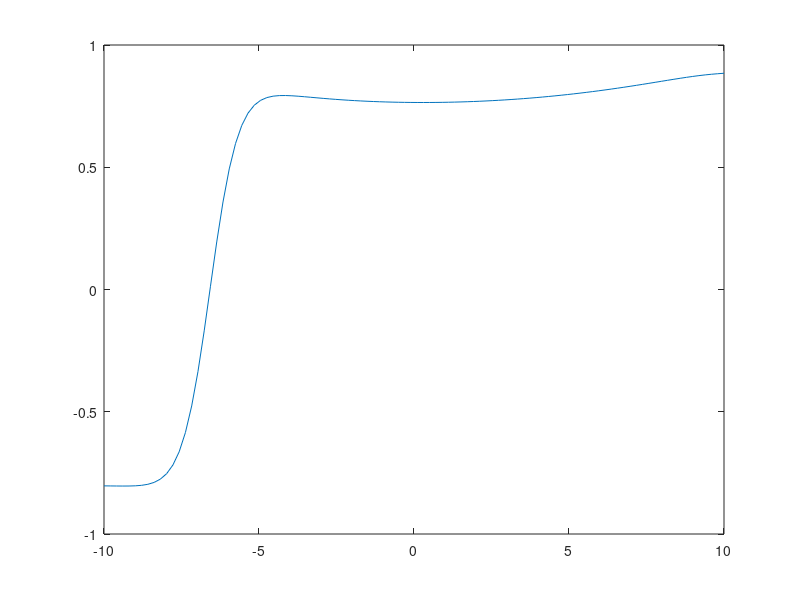

Source code (MATLAB): (Note: this script raises an error after producing the figure.)
% Simulation
N = 2000;
M = 100;


t_max = 20000;
x_max = 10;
x_min = -10;

x = linspace(x_min, x_max, M);
t = linspace(0, t_max, N);

% Constants
Du = 1;
Dn = 1;
alpha = 1;
epsilon = 50;
beta = 1;
lambda = 3;
voltage = 0;

% PDE's
w_pp = @(x) 30*x.^2 - 8.8;
nickelfunc = @(x, t, u, dudx) expanded_nickelfunc(x, t, u, dudx, Du, Dn, alpha, epsilon, beta, lambda, w_pp);

% IC - start with steady state
load("final_values")
plot(x, u_end)

phi_ic = @(new_x) interp1(x, phi_end, new_x);
n_ic = @(new_x) interp1(x, n_end, new_x);
u_ic = @(new_x) interp1(x, u_end, new_x);
psi_ic = @(new_x) interp1(x, psi_end, new_x);

pdeic = @(x) expanded_pdeic(x, phi_ic, n_ic, u_ic, psi_ic);

% BC
pdebc = @(xl, ul, xr, ur, t) expanded_pdebc_output(xl, ul, xr, ur, t, voltage);



% Solution and plot
sol = pdepe(0, nickelfunc, pdeic, pdebc, x, t);
phi = sol(:, :, 1);
n = sol(:, :, 2);
u = sol(:, :, 3);
psi = sol(:, :, 4);


%animation
figure()
grid()
title("Nickel Hydroxide steady state")
xlabel("x")
ylim([-1.1, 2.5])
legend()
hold on;

for i=1:N

  if mod(i, 10) == 0
      subplot(2, 1, 1)
      % p_u = plotyy(x, u(i, :), x, n(i, :));
      p_u = plot(x, u(i, :), Color="black", DisplayName="u(x)");
      %p_phi = plot(x, phi(i, :), Color="green", DisplayName="\phi(x)");

      subplot(2, 1, 2)
      p_n = plot(x, n(i, :), "b", DisplayName="C_e");
      

      pause(0.01)
      delete(p_u)
      delete(p_n)
      %delete(p_phi)
  end
end

